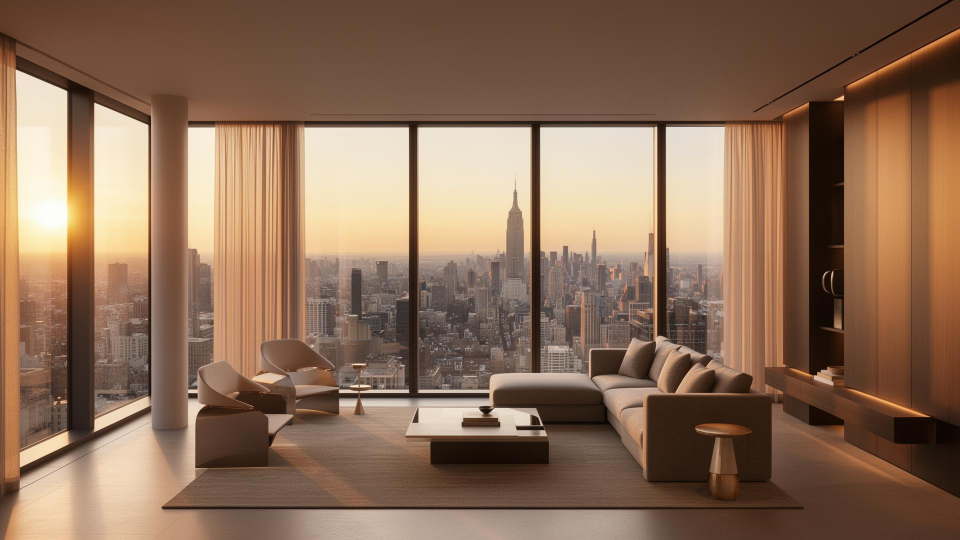
#> input picture src/assets/hero-property.jpg, 1920 x 1080 px (shown at 1/2 size)
$ python -i reverse_prompt_batch.py   (imports and definitions only)
#> lines starting #> are read from the running program, lines starting #| are printed output that depends on the picture
"""
reverse_prompt_batch.py
-----------------------
Processa pares de imagem (inicial + final) em lote,
gera prompt reverso provável, negative prompt, estilo inferido
e estimativa da família de modelo.

Uso:
  python reverse_prompt_batch.py --pairs pairs.csv
  python reverse_prompt_batch.py --pairs pairs.csv --json-out out.json --csv-out out.csv

Formato do CSV (pairs.csv):
  id,initial_image,final_image,hint_text,selected_option,claimed_model
  001,images/001_before.jpg,images/001_after.jpg,"portrait woman","cinematic","sdxl"
"""

from __future__ import annotations

import argparse
import csv
import json
import statistics
from dataclasses import asdict, dataclass
from pathlib import Path
from typing import Iterable

from PIL import Image, ImageFilter, ImageStat


# ---------------------------------------------------------------------------
# Constantes
# ---------------------------------------------------------------------------

STYLE_KEYWORDS: dict[str, list[str]] = {
    "anime": [
        "anime style", "clean lineart", "cel shading", "vibrant colors",
        "manga aesthetics",
    ],
    "cinematografico": [
        "cinematic lighting", "dramatic atmosphere", "depth of field",
        "high contrast", "film look",
    ],
    "realista": [
        "photorealistic", "realistic textures", "natural lighting",
        "sharp focus", "high detail",
    ],
    "luxo": [
        "luxury aesthetic", "premium details", "elegant composition",
        "refined lighting",
    ],
    "arquitetura": [
        "architectural visualization", "premium interior design",
        "balanced composition", "real estate marketing image",
    ],
    "digital_art": [
        "digital painting", "concept art", "detailed rendering",
    ],
    "3d_render": [
        "3d render", "cgi lighting", "global illumination",
        "studio render", "high quality render",
    ],
    "cyberpunk": [
        "cyberpunk style", "neon accents", "futuristic atmosphere",
        "glowing elements",
    ],
    "fantasy": [
        "fantasy art", "epic atmosphere", "ornate details",
        "magical scene",
    ],
    "vintage": [
        "retro aesthetic", "film grain", "vintage tones", "muted palette",
    ],
}

MODEL_FAMILY_HINTS: dict[str, str] = {
    "anime": "Anime checkpoint / SDXL fine-tune",
    "realista": "SDXL / Flux / Realistic Vision-like",
    "cinematografico": "SDXL / Flux / Midjourney-like",
    "digital_art": "Midjourney-like / SDXL art checkpoint",
    "3d_render": "SDXL / Midjourney-like / CGI-tuned model",
    "cyberpunk": "Midjourney-like / SDXL fine-tune",
    "fantasy": "Midjourney-like / SDXL art checkpoint",
    "vintage": "Midjourney-like / SDXL fine-tune",
    "luxo": "Midjourney-like / SDXL-like",
    "arquitetura": "SDXL / Flux / Architectural checkpoint",
}


# ---------------------------------------------------------------------------
# Estruturas de dados
# ---------------------------------------------------------------------------

@dataclass(frozen=True)
class PairInput:
    pair_id: str
    initial_image: Path
    final_image: Path
    hint_text: str
    selected_option: str
    claimed_model: str


@dataclass(frozen=True)
class ImageMetrics:
    width: int
    height: int
    aspect_ratio: float
    brightness: float
    contrast: float
    saturation: float
    sharpness: float
    edge_density: float
    dominant_tone: str


@dataclass(frozen=True)
class ReversePromptResult:
    pair_id: str
    initial_image: str
    final_image: str
    selected_option: str
    claimed_model: str
    inferred_style: str
    likely_model_family: str
    confidence: str
    reverse_prompt: str
    negative_prompt: str
    reasoning_summary: str


# ---------------------------------------------------------------------------
# Análise de imagem
# ---------------------------------------------------------------------------

def load_image(path: Path) -> Image.Image:
    with Image.open(path) as img:
        return img.convert("RGB")


def compute_brightness(img: Image.Image) -> float:
    return round(ImageStat.Stat(img.convert("L")).mean[0], 2)


def compute_contrast(img: Image.Image) -> float:
    return round(ImageStat.Stat(img.convert("L")).stddev[0], 2)


def compute_saturation(img: Image.Image) -> float:
    _, s, _ = img.convert("HSV").split()
    return round(ImageStat.Stat(s).mean[0], 2)


def compute_sharpness(img: Image.Image) -> float:
    edges = img.convert("L").filter(ImageFilter.FIND_EDGES)
    return round(ImageStat.Stat(edges).mean[0], 2)


def compute_edge_density(img: Image.Image) -> float:
    edges = img.convert("L").filter(ImageFilter.FIND_EDGES)
    pixels = list(edges.getdata())
    if not pixels:
        return 0.0
    return round(sum(1 for px in pixels if px >= 24) / len(pixels), 4)


def infer_dominant_tone(img: Image.Image) -> str:
    small = img.resize((64, 64))
    pixels = list(small.getdata())
    if not pixels:
        return "neutro"
    reds = statistics.mean(px[0] for px in pixels)
    greens = statistics.mean(px[1] for px in pixels)
    blues = statistics.mean(px[2] for px in pixels)
    spread = max(reds, greens, blues) - min(reds, greens, blues)
    if spread < 10:
        return "neutro"
    if blues > reds and blues > greens:
        return "frio"
    if reds > blues and reds >= greens:
        return "quente"
    if greens > reds and greens > blues:
        return "esverdeado"
    return "neutro"


def analyze_image(img: Image.Image) -> ImageMetrics:
    width, height = img.size
    return ImageMetrics(
        width=width,
        height=height,
        aspect_ratio=round(width / height, 4) if height else 0.0,
        brightness=compute_brightness(img),
        contrast=compute_contrast(img),
        saturation=compute_saturation(img),
        sharpness=compute_sharpness(img),
        edge_density=compute_edge_density(img),
        dominant_tone=infer_dominant_tone(img),
    )


def metric_delta(before: float, after: float) -> float:
    return round(after - before, 2)


# ---------------------------------------------------------------------------
# Inferência de estilo e modelo
# ---------------------------------------------------------------------------

# [269 lines left out: functions choose_style, estimate_model_family, dedupe_preserve_order, build_visual_change_clauses, build_reverse_prompt, build_negative_prompt and 8 more, not called in this run]


# [2 lines not run here, left out]

>>> from PIL import Image
>>> picture = Image.open('../src/assets/hero-property.jpg')
#> picture is the input picture: PIL image 1920x1080 RGB; mean R, G, B 139.1, 108.4, 86.4
>>> result = analyze_image(picture)
#> in compute_saturation, `_, s, _ = img.convert("HSV").split()`:
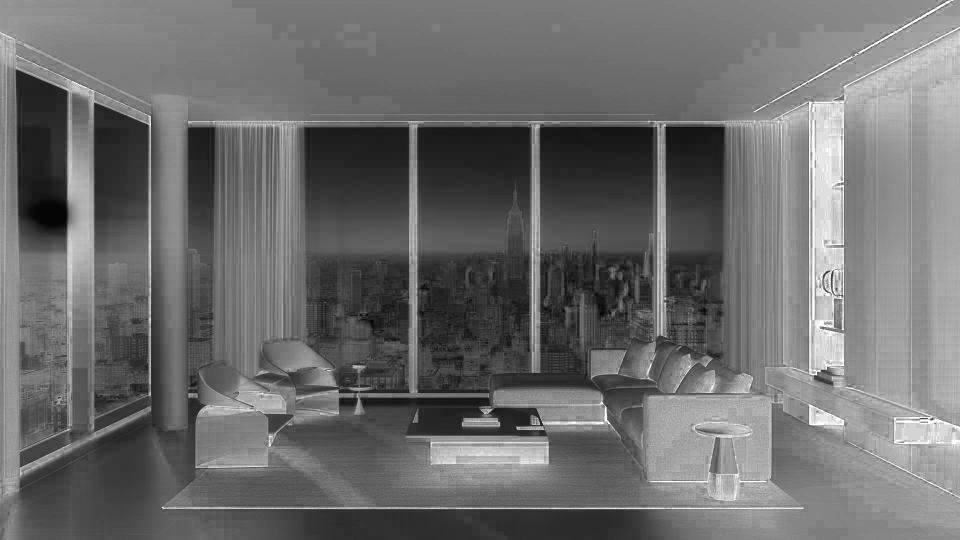
#> s: PIL image 1920x1080 L (shown at 1/2 size); min 0, max 255, mean 108.3
#> in compute_sharpness, `edges = img.convert("L").filter(ImageFilter.FIND_EDGES)`:
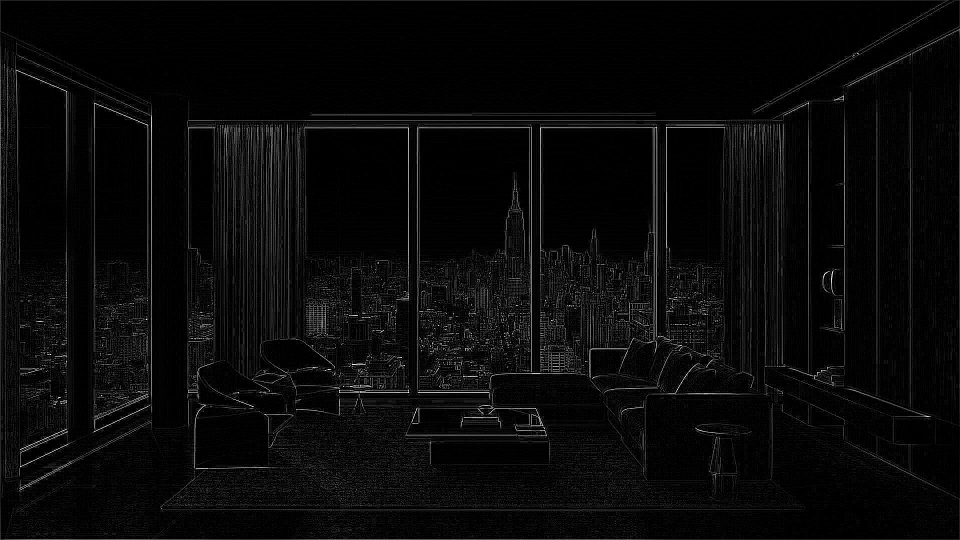
#> edges: PIL image 1920x1080 L (shown at 1/2 size); min 0, max 255, mean 9.3
#> in compute_edge_density, `pixels = list(edges.getdata())`: pixels = 2073600 items
#> in infer_dominant_tone, `small = img.resize((64, 64))`:
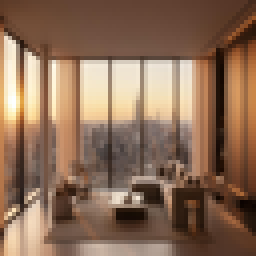
#> small: PIL image 64x64 RGB (shown 4 times larger); mean R, G, B 139.1, 108.5, 86.4
#> in infer_dominant_tone, `pixels = list(small.getdata())`: pixels = 4096 items, first 6: (91, 58, 38), (94, 60, 40), (95, 60, 41), (94, 61, 42), (95, 61, 42), (97, 63, 44)
#> in infer_dominant_tone, `reds = statistics.mean(px[0] for px in pixels)`: reds = 139.1
#> in infer_dominant_tone, `greens = statistics.mean(px[1] for px in pixels)`: greens = 108.5
#> in infer_dominant_tone, `blues = statistics.mean(px[2] for px in pixels)`: blues = 86.4
#> in infer_dominant_tone, `spread = max(reds, greens, blues) - min(reds, greens, blues)`: spread = 52.69
